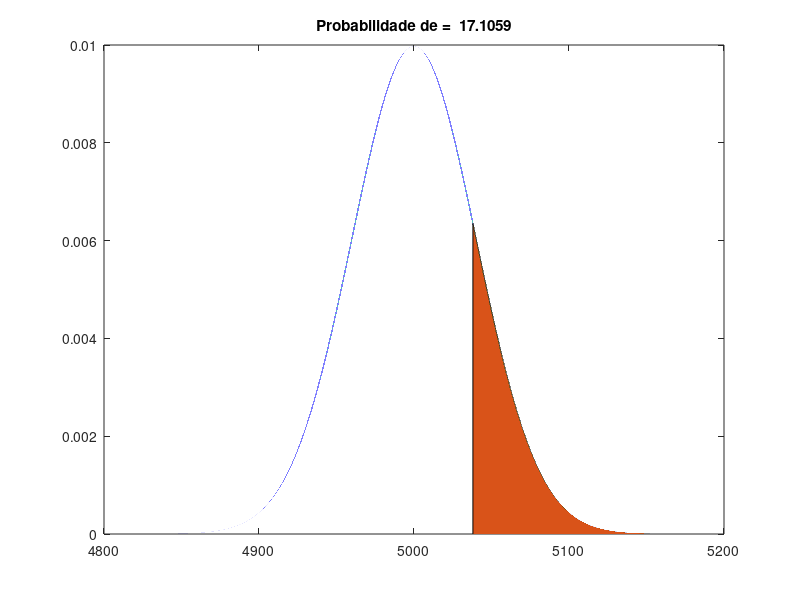

MATLAB code for this plot: (Note: this script raises an error after producing the figure.)
clc;clear all; close all;
%% Parâmetros
mu = 5000;                                                 % Média
sigma = 40;                                            % Desvio padrâo
T=0.001;                                                % Taxa de amostragem
x=4800:T:5200;                                               % Eixo x       
% Distribuição
DistNorm=normpdf(x,mu,sigma);                           % Distribuição normal    
% Estimação da probabilidade
indices = min(find(x>=5038)):max(find(x>=5038)); % Encontra o local que se deseja estimar
prob1=sum(DistNorm(indices))*T*100;                     % Probabilidade de um evento ocorrer no intervalo
plot(x,DistNorm);                                       
title([ 'Probabilidade de =  ' num2str(prob1)  ]);      % Mostra valor verdadeiro de prob1
hold on;
area(x(indices),DistNorm(indices));                      % Probabilidade 
% Outra maneira de calcular
syms xs fs;
fs = 1/(sqrt(2*pi*sigma^2))*exp(-(xs-mu)^2/(2*sigma^2));
prob2 = eval(int(fs,-sigma,sigma))*100;
disp([' Probabilidade pela integral da fórmula da PDF = ' num2str(prob1) ' %']);
disp([' Probabilidade pela área da PDF = ' num2str(prob2) ' %']);